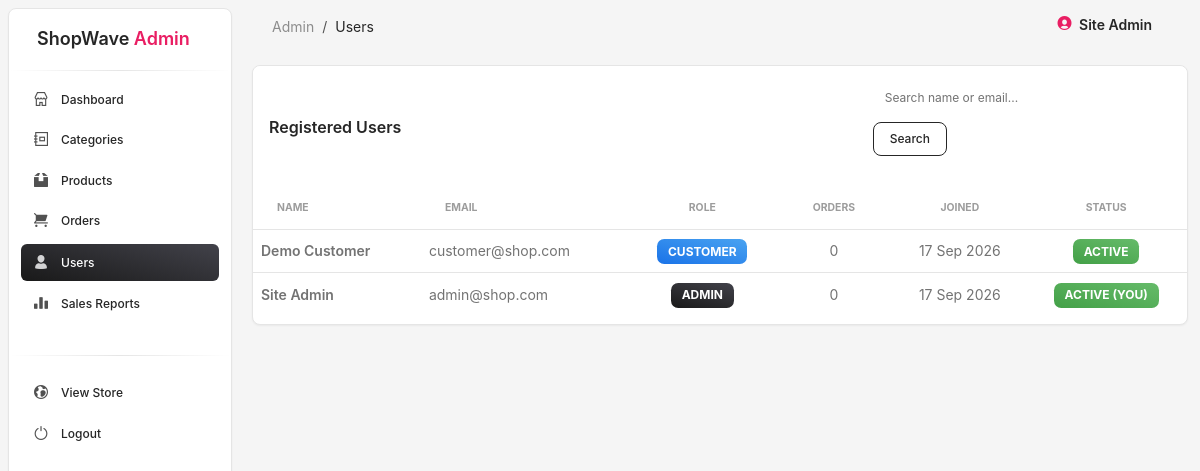
Screenshot of /admin/users/index.php (signed in) with the database file from the repository.
### tables this page shows
CREATE TABLE users (
    id INT UNSIGNED AUTO_INCREMENT PRIMARY KEY,
    name VARCHAR(100) NOT NULL,
    email VARCHAR(150) NOT NULL UNIQUE,
    password VARCHAR(255) NOT NULL,
    role ENUM('admin', 'customer') DEFAULT 'customer',
    is_active TINYINT(1) DEFAULT 1,
    created_at TIMESTAMP DEFAULT CURRENT_TIMESTAMP,
    updated_at TIMESTAMP DEFAULT CURRENT_TIMESTAMP ON UPDATE CURRENT_TIMESTAMP
);

### config/database.php (called while the page is built, shortened)
<?php
function db_connect()
{
    $conn = new mysqli(DB_HOST, DB_USER, DB_PASS, DB_NAME);
    $conn->set_charset('utf8mb4');
    return $conn;
}

### core/Database.php (called while the page is built, shortened)
<?php
require_once __DIR__ . '/../config/database.php';
class Database
{
    private $conn;
    public function __construct()
    {
        $this->conn = db_connect();
    }
    public function select($sql, $params = [])
    {
        $stmt = $this->conn->prepare($sql);
        $stmt->execute();
        $result = $stmt->get_result();
        $rows = $result->fetch_all(MYSQLI_ASSOC);
        return $rows;
    }
}

### core/Session.php (called while the page is built, shortened)
<?php
class Session
{
    public static function get($key, $default = null)
    {
        return $_SESSION[$key] ?? $default;
    }
}

### admin/users/index.php (the view, shortened to what this page needs)
<?php
require_once __DIR__ . '/../../core/Auth.php';
require_once __DIR__ . '/../../core/Database.php';
require_once __DIR__ . '/../../core/Session.php';
$db = new Database();
$currentUserId = (int) Session::get('user_id');
$search = trim($_GET['q'] ?? '');
$where = '';
$params = [];
$users = $db->select(
    "SELECT id, name, email, role, is_active, created_at,
        (SELECT COUNT(*) FROM orders o WHERE o.user_id = users.id) AS order_count
     FROM users $where ORDER BY id DESC",
    $params
);
require_once __DIR__ . '/../../includes/admin-header.php';
?>
<div class="card">
    <div class="card-header pb-0 d-flex justify-content-between align-items-center flex-wrap gap-2">
        <h6 class="mb-0">Registered Users</h6>
        <form method="get" class="d-flex align-items-center gap-2 flex-wrap ms-auto">
            <input type="text" name="q" class="form-control form-control-sm" style="max-width: 280px; min-width: 180px;" placeholder="Search name or email..." value="<?= htmlspecialchars($search) ?>">
            <button type="submit" class="btn btn-sm btn-outline-dark text-nowrap px-3">Search</button>
        </form>
    </div>
    <div class="card-body px-0 pb-2">
        <div class="table-responsive">
            <table class="table align-items-center mb-0">
                <thead>
                    <tr>
                        <th class="text-uppercase text-xxs font-weight-bolder opacity-7">Name</th>
                        <th class="text-uppercase text-xxs font-weight-bolder opacity-7">Email</th>
                        <th class="text-uppercase text-xxs font-weight-bolder opacity-7 text-center">Role</th>
                        <th class="text-uppercase text-xxs font-weight-bolder opacity-7 text-center">Orders</th>
                        <th class="text-uppercase text-xxs font-weight-bolder opacity-7 text-center">Joined</th>
                        <th class="text-uppercase text-xxs font-weight-bolder opacity-7 text-center">Status</th>
                    </tr>
                </thead>
                <tbody>
                    <?php foreach ($users as $u): ?>
                        <tr>
                            <td class="text-sm font-weight-bold"><?= htmlspecialchars($u['name']) ?></td>
                            <td class="text-sm"><?= htmlspecialchars($u['email']) ?></td>
                            <td class="text-center">
                                <span class="badge <?= $u['role'] === 'admin' ? 'bg-gradient-dark' : 'bg-gradient-info' ?>"><?= ucfirst($u['role']) ?></span>
                            </td>
                            <td class="text-sm text-center"><?= (int) $u['order_count'] ?></td>
                            <td class="text-sm text-center"><?= date('d M Y', strtotime($u['created_at'])) ?></td>
                            <td class="text-center">
                                <?php if ((int) $u['id'] === $currentUserId): ?>
                                    <span class="badge bg-gradient-success">Active (you)</span>
                                <?php else: ?>
                                    <a href="index.php?toggle=<?= (int) $u['id'] ?>" class="badge <?= $u['is_active'] ? 'bg-gradient-success' : 'bg-gradient-secondary' ?>">
                                        <?= $u['is_active'] ? 'Active' : 'Inactive' ?>
                                    </a>
                                <?php endif; ?>
                            </td>
                        </tr>
                    <?php endforeach; ?>
                </tbody>
            </table>
        </div>
    </div>
</div>
<?php require_once __DIR__ . '/../../includes/admin-footer.php'; ?>

### rows the page displays
users: name "Demo Customer", email "customer@shop.com", role "CUSTOMER", order_count "0", created_at "17 Sep 2026", is_active "ACTIVE"
users: name "Site Admin", email "admin@shop.com", role "ADMIN", order_count "0", created_at "17 Sep 2026", shows "ACTIVE (YOU)"

### other values shown
$pageTitle "Users"
$adminName "Site Admin"
